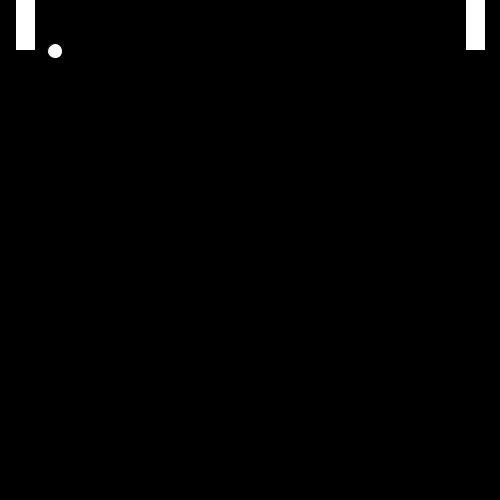
Frame 1 (no input)
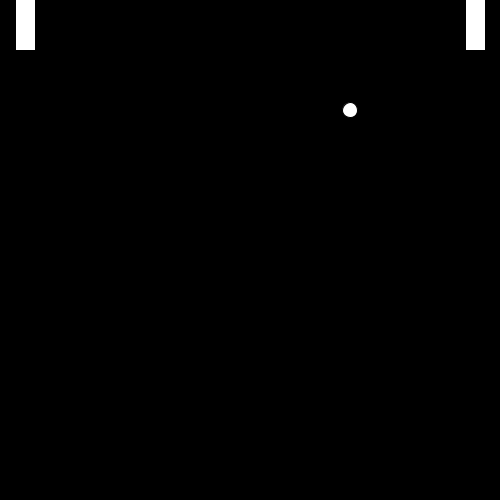
Frame 60 (the mouse pressed at the canvas centre just before this capture)
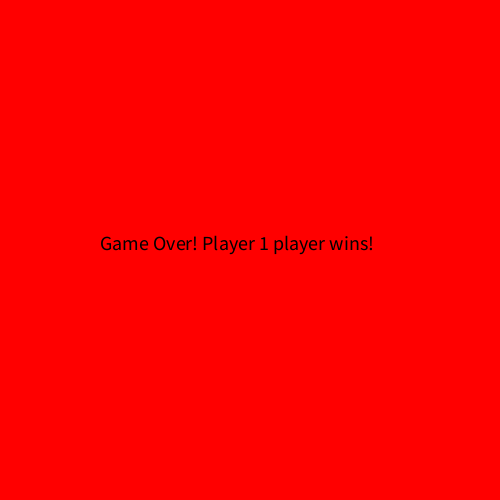
Frame 120 (the mouse held since frame 60 and released just before this capture)

The Processing sketch that drew these frames (run headless with seeded random() and noise(); from frame 60 on, the mouse is pressed at the canvas centre):

// Processing sketch: ping_pong
// ── ping_pong.pde
Ball myBall;
Player2 player2;
Player1 player1;

void setup() {
  size(500, 500);
  myBall = new Ball(50, 50, 5, 1);
  player2 = new Player2(width - 25);
  player1 = new Player1(25);
}

void draw() {
  background(0);
  myBall.move();
  myBall.display();
  displayPlayer2();
  deflectBall2();
  displayPlayer1();
  deflectBall();
  gameOver();
}

void gameOver()
{
  if (myBall.xPos > width)
  {
    fill(0);
    background(255, 0, 0);
    textSize(20);

    text("Game Over! Player 1 player wins!", 100, height/2);
  } else if (myBall.xPos < 0)
  {
    fill(0);
    background(255, 0, 0);
    textSize(20);

    text("Game Over! Player 2 player wins!", 100, height/2);
  }
}

void displayPlayer1()
{
  rectMode(CENTER);
  fill(255);
  rect(player1.x, 0+player1.y, 20, 100);
}

void deflectBall()
{
  if (player1.y - 50 <= myBall.yPos && myBall.yPos <= player1.y + 50 && 40 > myBall.xPos) {
    myBall.xSpeed = myBall.xSpeed*(-1);
    //score++;
  }
}

void displayPlayer2()
{
  rectMode(CENTER);
  fill(255);
  rect(player2.x, 0 + player2.y, 20, 100);
}


void deflectBall2()
{
  if (player2.y - 50 <= myBall.yPos && myBall.yPos <= player2.y + 50 && width - 40 < myBall.xPos) {
    myBall.xSpeed = myBall.xSpeed*(-1);
  }
}



void keyPressed() {

  if (key == 'w') {
    player1.y -= 20;
  }
  if (key == 's') {
    player1.y += 20;
  } 
  if (keyCode == UP) {
    player2.y -= 20;
  }
  if (keyCode == DOWN) {
    player2.y += 20;
  }
}

// ── Ball.pde
class Ball
{
  float xPos;
  float yPos;
  float xSpeed;
  float ySpeed;

  Ball(float tempX, float tempY, int tempXSpeed, int tempYSpeed)
  {
    xPos = tempX;
    yPos = tempY;
    xSpeed = tempXSpeed;
    ySpeed = tempYSpeed;
  }

  void display() 
  {
    ellipseMode(CENTER);
    fill(255);
    ellipse(xPos, yPos, 15, 15);
  }

  void move() 
  {
    yPos = yPos + ySpeed;
    xPos = xPos + xSpeed;

    if (yPos > height - 7.5) 
    {
      ySpeed = ySpeed*(-1);
    } else if (yPos < 7.5) 
    {
      ySpeed = ySpeed*(-1);
    }
  }
}

// ── Player1.pde
class Player1
{
  int x;
  int y;
  //int yPos;

  Player1(int x)
  {
    this.x = x;
  }
}

// ── Player2.pde
class Player2
{
  int x;
  int y;
  int score;

  Player2(int x)
  {
    this.x = x;

    score = 0;
  }
}
